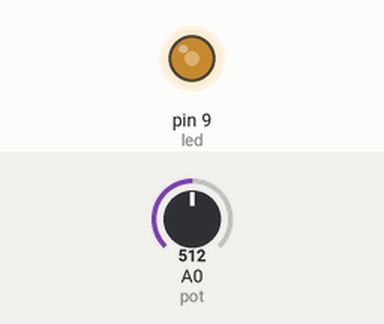
This sketch was run on a simulated Arduino Uno, built with avr-gcc and run on an emulated ATmega328P. Parts: output pins drawn as LEDs (lit = HIGH). The inputs (shaded band) are chosen by the test bench; at power-on: A0 (pot) = 512.

Above: at 1.2 s.
1.3 s: A0 (pot) set to 716
At 1.8 s:
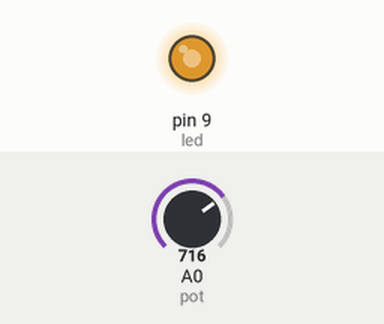
2.8 s: A0 (pot) set to 900
At 3.9 s:
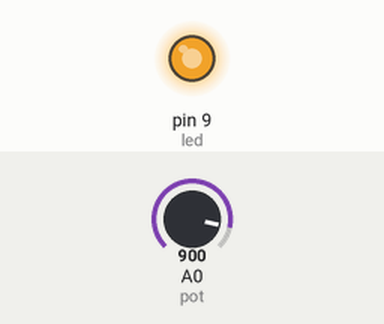
4.3 s: A0 (pot) set to 122
At 5.5 s:
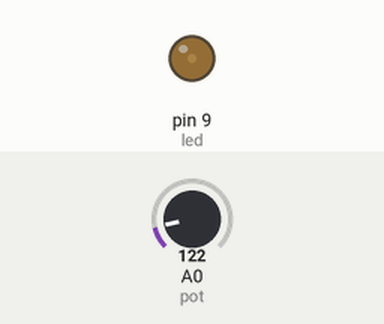
5.8 s: A0 (pot) set to 0
At 6.4 s:
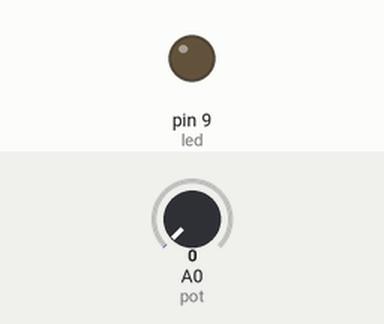
7.3 s: A0 (pot) set to 511
At 8.5 s:
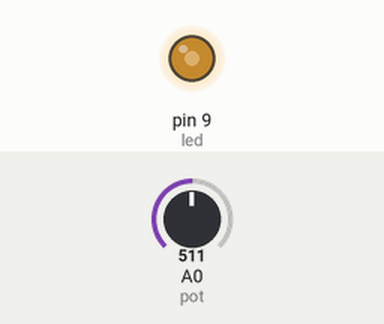
Timing chart, 0 to 9.8 s (numbered marks = the images above; inputs shaded):
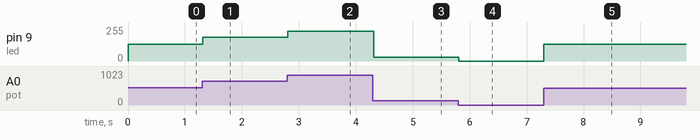

Measured:
- after the input at 1.3 s, pin 9 (led): 127/255 → 178/255 at once
- after the input at 2.8 s, pin 9 (led): 178/255 → 224/255 at once
- after the input at 4.3 s, pin 9 (led): 224/255 → 30/255 at once
- after the input at 5.8 s, pin 9 (led): 30/255 → 0/255 at once
- after the input at 7.3 s, pin 9 (led): 0/255 → 127/255 at once

The sketch:

pwm.ino
```cpp
/*IEEE Giresun SB Arduino Atölyesi 10.05.2018
 * PWM yöntemi kullanılarak LED'in parlaklığını ayarlama
 *
 */
const int led = 9;      //led pini tutmak için kullanılacak sabit
int potDeger;           //pot değerini tutmak için kullanılan fonksiyon
void setup() {
  pinMode(led, OUTPUT);   //led pini çıkış olarak ayarlanıyor
}

void loop() {
  potDeger = analogRead(A0);      //A0 pininden pot değerleri okunuyor
  potDeger = map(potDeger, 0, 1023, 0, 255);    //pot değerler 0,255 arasına ölçekleniyor
  /*
   * Bazı digital pinler için kullanılabilen(PWM pinler için) analogWrite fonksiyonu
   * parametre olarak aldığı değere göre gönderilecek sinyalin darbe genişliklerini
   * ayarlayarak digital pinden analog'a benzer çıkış almayı sağlar
   * void analogWrite(PWM_pin_value, withValue);
   */
  analogWrite(led, potDeger);
  delay(20);
}
```
